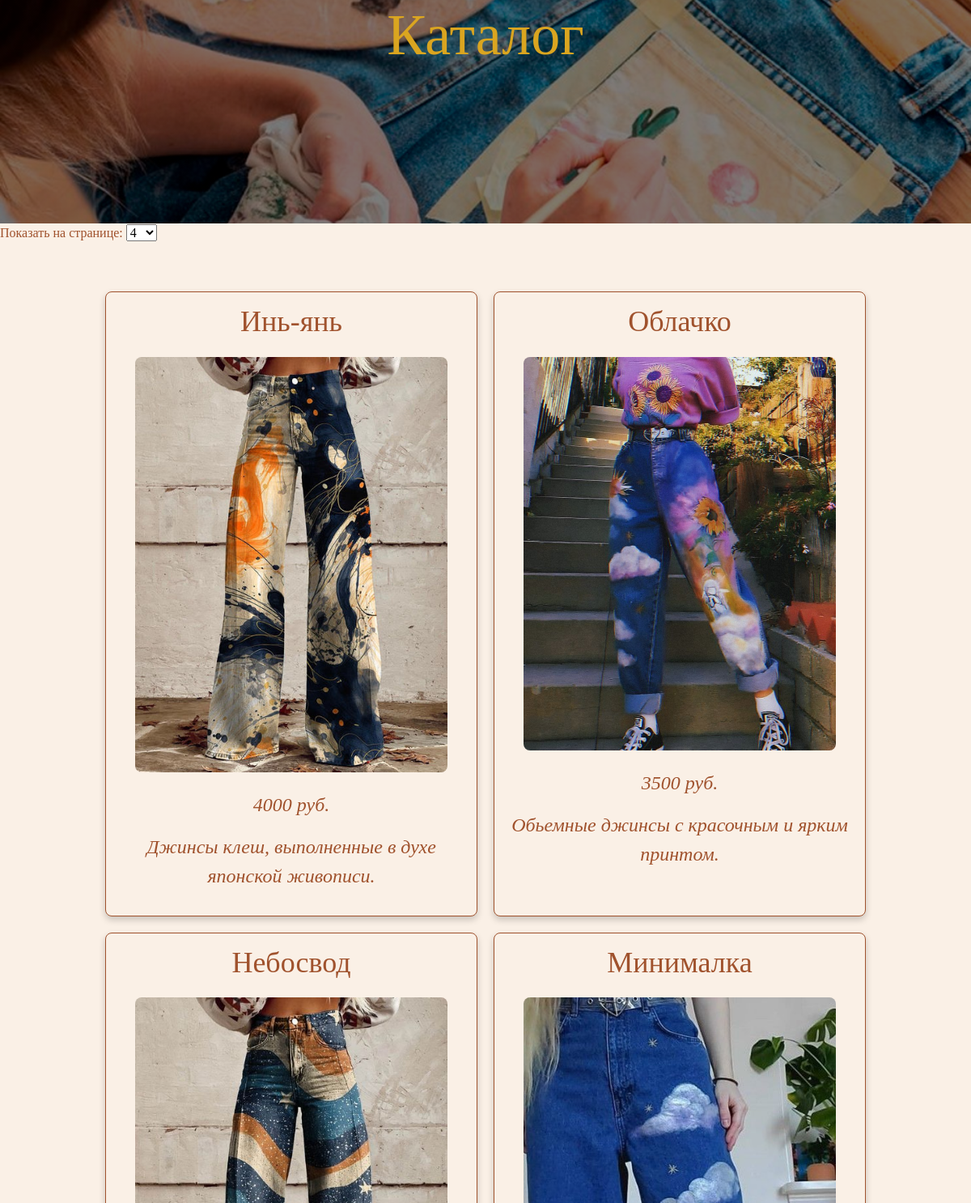
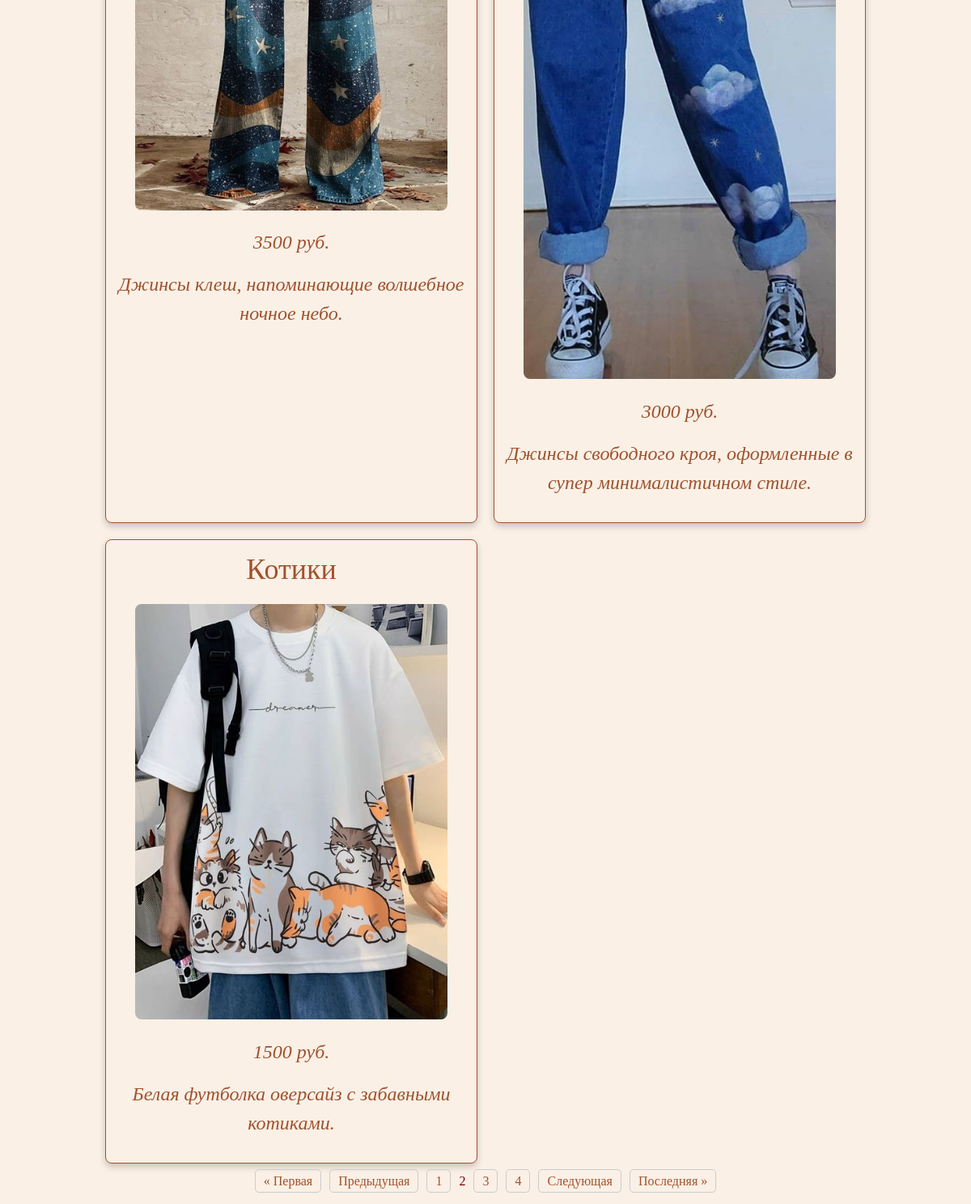
The page /?page=2&per_page=5 on the database its author committed (2 pictures, top to bottom).
### blog/models.py (models this page shows)
class Products(models.Model):
    name_category = (
        ("jackets", "Куртки"),
        ("jeans", "Джинсы"),
        ("tshirts", "Футболки"),
        ("hoodies", "Худи"),
        ("shoes", "Кроссовки и кеды")
    )
    name = models.CharField(max_length=20)
    category = models.CharField(max_length=7, choices=name_category, default='tshirts')
    description = models.TextField()
    price = models.IntegerField()
    image_product = models.ImageField(upload_to='images_product/')

### blog/views.py (the view)
# urls.py: path('', catalog)
def catalog(request):
    cloth = Products.objects.all()
    per_page = request.GET.get('per_page', 5)
    try:
        per_page = int(per_page)
    except ValueError:
        per_page = 5
    paginator = Paginator(cloth, per_page)
    page_number = request.GET.get('page')
    type_cloth = paginator.get_page(page_number)
    context = {
        'namepage': 'catalog',
        'title': 'Каталог',
        'type_cloth': cloth,
        'type_cloth': type_cloth,
        'per_page': per_page
    }
    return render(request, 'catalogpage.html', context)
    return render(request, 'post_list.html', {'page_obj': page_obj, 'per_page': per_page})

### templates/catalogpage.html (shortened to what this page needs)
{% load static %}
<!DOCTYPE html>
<html lang="en">
<head>
    <link href="https://cdn.jsdelivr.net/npm/bootstrap@5.3.2/dist/css/bootstrap.min.css" rel="stylesheet"
>
    <link rel='stylesheet' href="{% static 'style.css' %}">
</head>
<body>
<div class="header">
    <div>
        <h1> {{title}} </h1>
    </div>
</div>
<div>
    <form method="get">
        <label for="per_page">Показать на странице:</label>
        <select name="per_page" id="per_page" onchange="this.form.submit()">
            <option value="4" {% if per_page == 4 %}selected{% endif %}>4</option>
        </select>
    </form>
</div>
<div class="container">
    <div class="clothes_list">
        {% for cloth in type_cloth %}
        <div class="clothes_item">
            <h3> {{cloth.name}} </h3>
            {% if cloth.image_product %}
            <img src="{{ cloth.image_product.url }}" alt="{{cloth.name}}" class="image_detail">
            {% endif %}
            <p>{{ cloth.price }} руб.</p>
            <p>{{ cloth.description }}</p>
        </div>
        {% endfor %}
    </div>
</div>
<div>
    <ul class="pagination">
        {% if type_cloth.has_previous %}
            <li><a href="?page=1&per_page={{ per_page }}">&laquo; Первая</a></li>
            <li><a href="?page={{ type_cloth.previous_page_number }}&per_page={{ per_page }}">Предыдущая</a></li>
        {% else %}
            <li class="disabled"><span>&laquo; Первая</span></li>
            <li class="disabled"><span>Предыдущая</span></li>
        {% endif %}
        {% for num in type_cloth.paginator.page_range %}
            {% if num == type_cloth.number %}
                <li class="current"><span>{{ num }}</span></li>
            {% else %}
                <li><a href="?page={{ num }}&per_page={{ per_page }}">{{ num }}</a></li>
            {% endif %}
        {% endfor %}
        {% if type_cloth.has_next %}
            <li><a href="?page={{ type_cloth.next_page_number }}&per_page={{ per_page }}">Следующая</a></li>
            <li><a href="?page={{ type_cloth.paginator.num_pages }}&per_page={{ per_page }}">Последняя &raquo;</a></li>
        {% else %}
            <li class="disabled"><span>Следующая</span></li>
            <li class="disabled"><span>Последняя &raquo;</span></li>
        {% endif %}
    </ul>
</div>
</body>
</html>

### static/style.css (style rules this page uses)
body { font-family: "Times New Roman", serif; background-color: linen; color: sienna; margin: 0 auto; }
.header { font-family: "21st Century", fantasy; height: 23vw; background: linear-gradient(to bottom, rgba(0, 0, 0, 0.5), rgba(0, 0, 0, 0.5)), url("/static/images/image_home.jpeg"); background-size: cover; background-position: center; display: relative; justify-content: center; text-align: center; }
.header h1 { font-size: 6vw; color: goldenrod; margin: 0px; justify-content: center; text-align: center; }
.container { padding: 10px; max-width: 80%; margin: 0 auto; }
.container p { font-size: 2vw; font-style: italic; text-align: center; }
.clothes_list { display: grid; grid-template-columns: 1fr 1fr; padding-top: 50px; gap: 20px; }
.clothes_item { background-color: linen; padding: 15px; border-radius: 8px; box-shadow: 0 4px 8px rgba(0, 0, 0, 0.2); border: 1px solid sienna; }
.clothes_item h3 { text-align: center; font-size: 3vw; }
.clothes_item p { font-size: 2vw; }
.image_detail { flex: 0 0 auto; width: 90%; max-width: 400px; height: auto; object-fit: cover; border-radius: 8px; display: block; margin: 5% auto; }
.pagination { display: flex; justify-content: center; list-style-type: none; padding: 0; }
.pagination li { margin: 0 5px; }
.pagination a { text-decoration: none; padding: 5px 10px; border: 1px solid #ccc; border-radius: 5px; color: sienna; }
.pagination .current { color: maroon; }

### rows shown on the page
Products: name "Инь-янь", image_product (picture), price "4000", description "Джинсы клеш, выполненные в духе японской живописи."
Products: name "Облачко", image_product (picture), price "3500", description "Обьемные джинсы с красочным и ярким принтом."
Products: name "Небосвод", image_product (picture), price "3500", description "Джинсы клеш, напоминающие волшебное ночное небо."
Products: name "Минималка", image_product (picture), price "3000", description "Джинсы свободного кроя, оформленные в супер минималистичном стиле."
Products: name "Котики", image_product (picture), price "1500", description "Белая футболка оверсайз с забавными котиками."

### other values the page prints
{{ title }} "Каталог"
{{ num }} "1" "3" "4"
{{ num }} "2"
